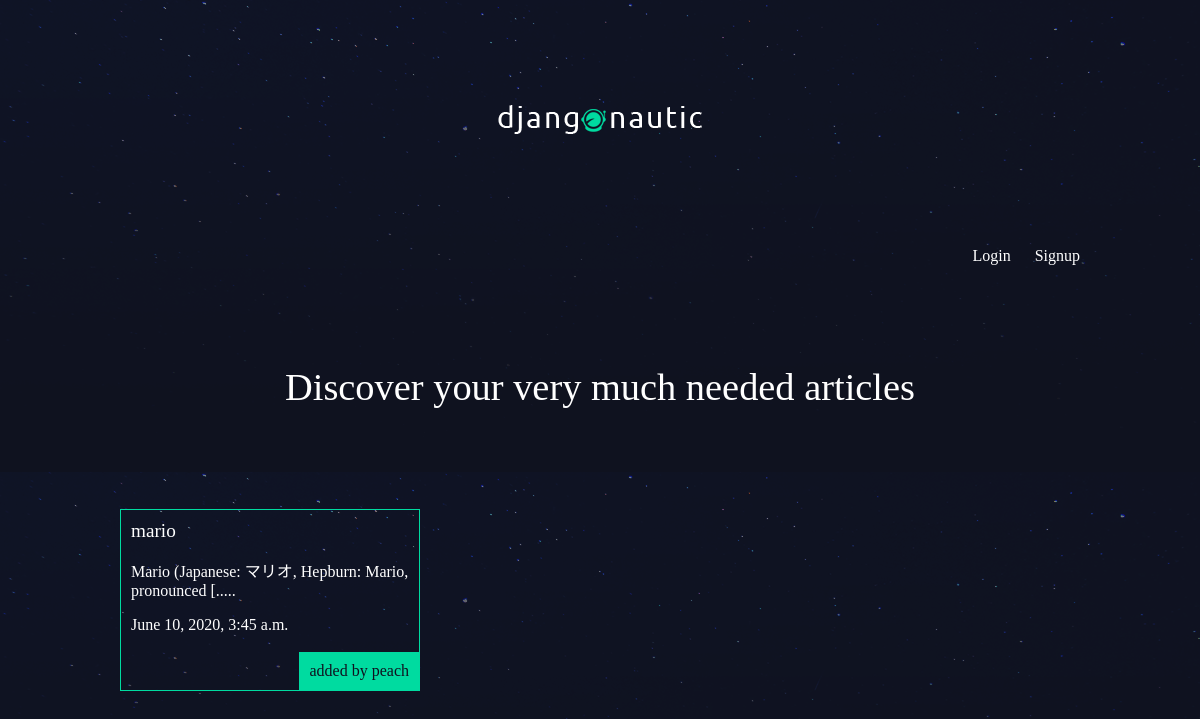
The app's page /articles/ with its own data.
### articles/models.py (models this page shows, shortened)
class Article(models.Model):
    title = models.CharField(max_length=100)
    slug = models.SlugField()
    body = models.TextField()
    date = models.DateTimeField(auto_now_add=True)
    thumb = models.ImageField(default = 'default.png',blank = True)
    author = models.ForeignKey(User,default=None, on_delete=models.DO_NOTHING)
    def snippet(self):
        return self.body[:50]+"....."

### articles/views.py (the view)
def article_list(request):
    articles = Article.objects.all().order_by('date')
    return render(request,'articles/article_list.html',{'articles':articles})

### articles/templates/articles/article_list.html
{% extends 'base_layout.html' %}
{% block content %}
  <h1>Discover your very much needed articles</h1>
  <body>
   <div class="articles">
     {% for article in articles %}
       <div class="article">
         <h2><a href = "{% url 'articles:detail' slug=article.slug %}">{{article.title}}</a></h2>
         <p>{{article.snippet}}</p>
         <p>{{article.date}}</p>
         <p class = "author">added by {{article.author.username}}</p>
       </div>
     {% endfor %}
   </div>
  {% endblock %}

### assets/styles.css (style rules this page uses)
body { background-color: #0f121f; background-image: url(/static/stars.png); background-repeat-y: no-repeat; color: #fff; }
body * { font-family: Ubuntu; }
h1, h2, h3, h4, h5 { font-weight: normal; margin: 0; }
a, a:hover, a:visited { color: #fff; text-decoration: none; }
div.wrapper > h1 { text-align: center; margin: 100px auto; font-size: 2.4em }
.articles { display: grid; grid-template-columns: 1fr 1fr 1fr; grid-gap: 30px; }
.article { padding: 10px; border: 1px solid #00dba0; position: relative; padding-bottom: 40px; }
.article h2 { font-size: 1.2em; }
.article .author { padding: 10px; background: #00dba0; position: absolute; right: 0; bottom: 0; margin: 0; color: #0f121f; }

### records on screen
Article: title "mario", snippet "Mario (Japanese: マリオ, Hepburn: Mario, pronounced [.....", date "June 10, 2020, 3:45 a.m.", author.username "peach"
